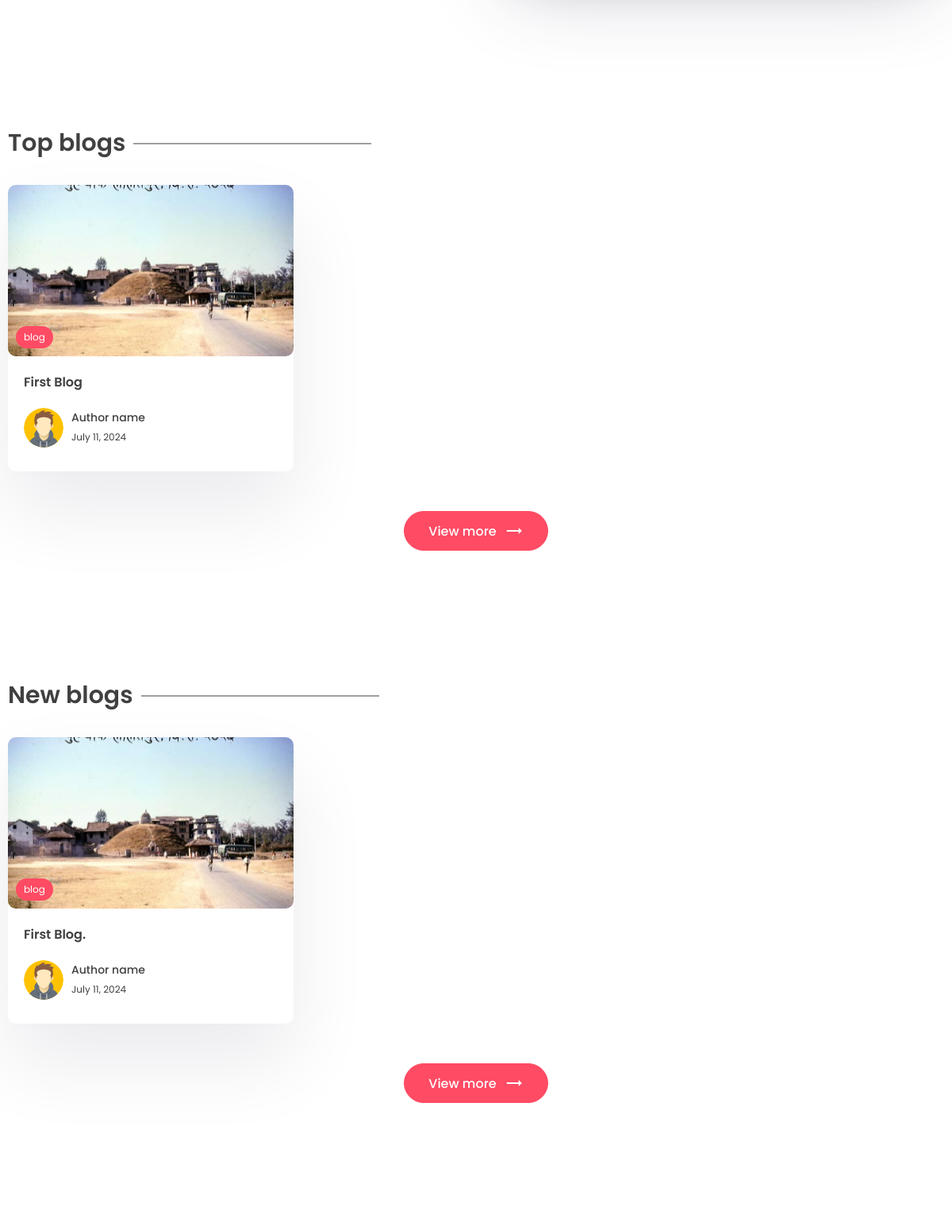
Before: / (middle part) with the older database file.
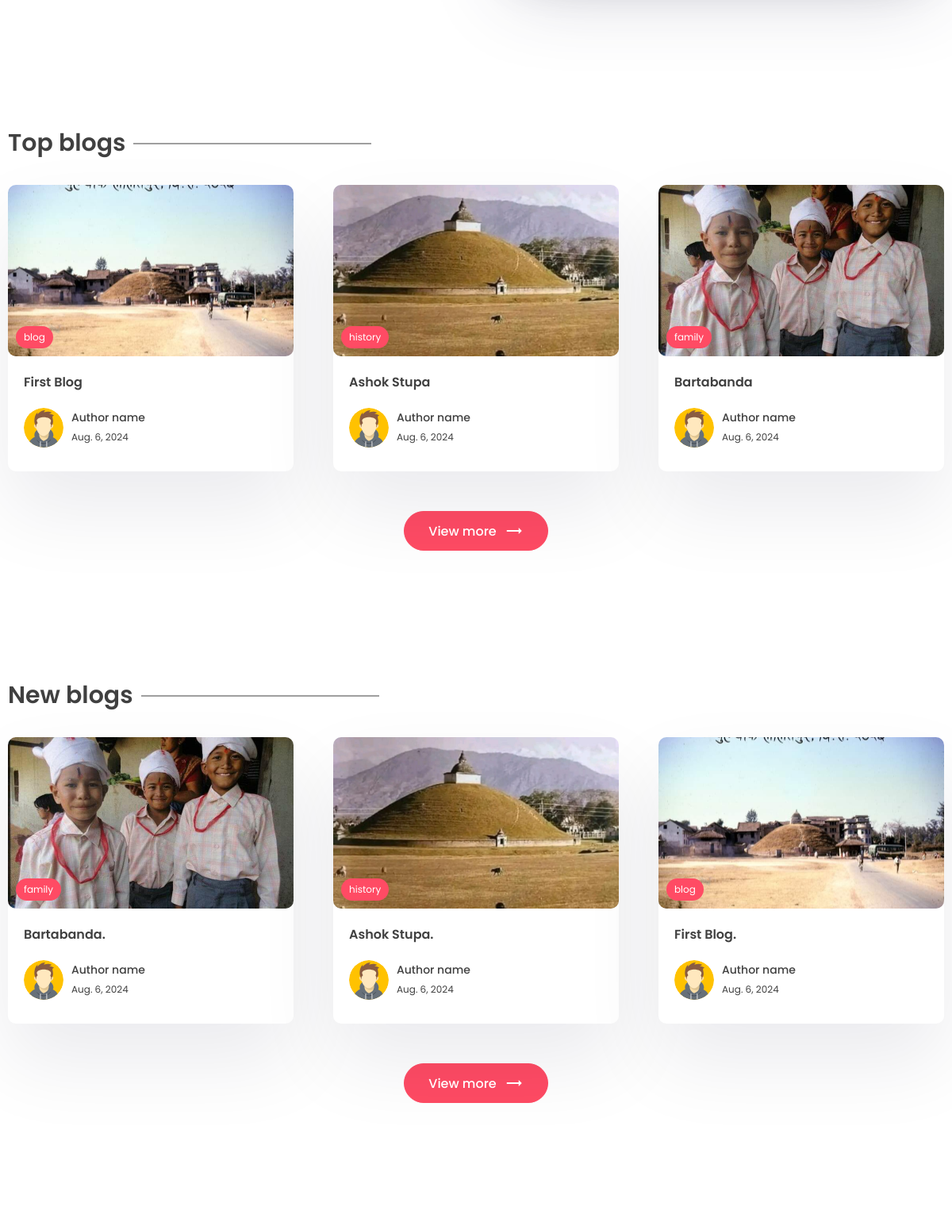
After: the same page with the newer database file.
### app/models.py (models this page shows, shortened)
class Post(models.Model):
    title = models.CharField(max_length=200)
    content = models.TextField()
    last_updated = models.DateTimeField(auto_now=True)
    slug = models.SlugField(max_length=200, unique=True)
    image = models.ImageField(null=True, blank=True, upload_to="images/")
    tags = models.ManyToManyField(Tag, blank=True, related_name='post')
    view_count = models.IntegerField(null=True, blank=True)

class Tag(models.Model):
    name = models.CharField(max_length=100)
    description = models.CharField(max_length=100)
    slug = models.SlugField(max_length=100, unique=True)

### app/views.py (the view)
# urls.py: path('', views.index, name='index'),
def index(request):
    posts = Post.objects.all()
    new_posts = posts.order_by('-last_updated')[0:3]
    top_posts = posts.order_by('-view_count')[0:3]
    context = {'posts':posts, 'top_posts':top_posts, 'new_posts':new_posts }
    return render(request, 'app/index.html', context)

### app/templates/app/index.html (shortened to what this page needs)
{% extends "base.html" %}
{% block content %}
    <section class="sp">
    </section>
    <section class="sp">
      <div class="container">
        <h1 class="sec-title">Top blogs</h1>
        <div class="grid-3">
            {% for post in top_posts %}
            <a href="{% url "post_page" post.slug%}">
              <div class="card">
                <div class="post-img">
                  <img src="{{post.image.url}}" alt="" />
                  <div class="tag">{{post.tags.all.0.name}}</div>
                </div>
                <div class="card-content">
                  <h3>
                    {{post.title}}
                  </h3>
                  <div class="author">
                    <div class="profile-pic">
                      <img src="images/author.svg" alt="" />
                    </div>
                    <div class="details">
                      <p>Author name</p>
                      <small>{{post.last_updated|date}}</small>
                    </div>
                  </div>
                </div>
              </div>
            </a>
            {% endfor %}
        </div>
        <center>
          <a href=""><button class="btn btn-primary rounded view">
            View more <span class="material-icons"> trending_flat </span>
          </button></a>
        </center>
      </div>
    </section>
    <section class="sp">
      <div class="container">
        <h1 class="sec-title">New blogs</h1>
        <div class="grid-3">
            {% for post in new_posts %}
            <a href="{% url "post_page" post.slug%}">
              <div class="card">
                <div class="post-img">
                  <img src="{{post.image.url}}" alt="" />
                  <div class="tag">{{post.tags.all.0.name}}</div>
                </div>
                <div class="card-content">
                  <h3>
                    {{post.title}}.
                  </h3>
                  <div class="author">
                    <div class="profile-pic">
                      <img src="images/author.svg" alt="" />
                    </div>
                    <div class="details">
                      <p>Author name</p>
                      <small>{{post.last_updated|date}}</small>
                    </div>
                  </div>
                </div>
              </div>
            </a>
            {% endfor %}
        </div>
        <center>
          <a href=""><button class="btn btn-primary rounded view">
            View more <span class="material-icons"> trending_flat </span>
          </button></a>
        </center>
      </div>
    </section>
{% endblock content %}

### templates/base.html (shortened to what this page needs)
{% load static %}
<!DOCTYPE html>
<html lang="en">
  <head>
    <link rel="stylesheet" href="{% static 'app/style.css' %}" />
    <link
      rel="stylesheet"
      href="https://unicons.iconscout.com/release/v2.1.6/css/unicons.css"
    />
    <link
      rel="stylesheet"
      href="https://cdnjs.cloudflare.com/ajax/libs/font-awesome/6.1.1/css/all.min.css"
    />
  </head>
  <body>
    <main>
    {% block content %}
    {% endblock content %}
    </main>
    <footer>
    </footer>
  </body>
</html>

### app/static/app/style.css (style rules this page uses)
* { margin: 0; padding: 0; box-sizing: border-box; text-decoration: none; border: none; outline: none; list-style: none; font-family: "Poppins", sans-serif; color: var(--black); }
:root { --red: #ff4b64; --black: #404040; --des: #555555; --shadow: #ffffff1a 0px 1px 1px 0px inset, #32325d40 0px 50px 100px -20px, #0000004d 0px 30px 60px -30px; --shadow2: rgba(17, 12, 46, 0.084) 0px 48px 100px 0px; }
html { font-size: 62.5%; }
[class*="grid"] { display: grid; }
img { width: 100%; }
.container { max-width: 1220px; margin: auto; padding: 0 10px; }
p, a { font-size: 1.6rem; color: var(--des); }
.btn { cursor: pointer; height: 5rem; padding: 0 3rem; font-size: 1.6rem; font-weight: 500; border: 1px solid var(--red); display: flex; align-items: center; justify-content: center; gap: 1rem; }
.btn span { color: white; }
.btn-primary { background: var(--red); color: white; }
.rounded { border-radius: 5rem; }
.sp { padding: 8rem 0; }
.post-img { height: 40rem; width: 100%; overflow: hidden; border-radius: 1rem; }
.post-img img { height: 100%; object-fit: cover; object-position: center; }
.sec-title { font-size: 3rem; font-weight: 600; position: relative; width: fit-content; margin-bottom: 3rem; }
.sec-title::after { content: ""; position: absolute; right: -31rem; height: 1px; width: 30rem; background: var(--black); top: 50%; transform: translateY(-50%); }
.grid-3 { grid-template-columns: repeat(3, 1fr); gap: 5rem; }
.card { background: white; box-shadow: var(--shadow2); border-radius: 1rem; cursor: pointer; transition: 0.3s; }
.post-img { position: relative; }
.tag { position: absolute; bottom: 1rem; left: 1rem; background: var(--red); color: white; border-radius: 5rem; padding: 0.5rem 1rem; font-size: 1.2rem; }
.card-content { padding: 2rem; padding-bottom: 3rem; }
.card h3 { font-size: 1.6rem; font-weight: 600; }
.card .post-img { width: 100%; height: unset; aspect-ratio: 1/0.6; }
.author { display: flex; align-items: center; gap: 1rem; margin-top: 2rem; }
.profile-pic { width: 5rem; aspect-ratio: 1/1; border-radius: 50%; overflow: hidden; }
.author p { color: var(--black); font-weight: 500; font-size: 1.4rem; }
.author small { color: var(--black); font-size: 1.2rem; }
.view { margin-top: 5rem; }
footer { padding: 5rem 0; margin-top: 5rem; }
main { padding-top: 10rem !important; }

Changed rows visible on the page:
changed Post "First Blog": last_updated "July 11, 2024" → "Aug. 6, 2024"
added Post: image (picture), tags.all.0.name "history", title "Ashok Stupa", last_updated "Aug. 6, 2024"
added Post: image (picture), tags.all.0.name "family", title "Bartabanda", last_updated "Aug. 6, 2024"
